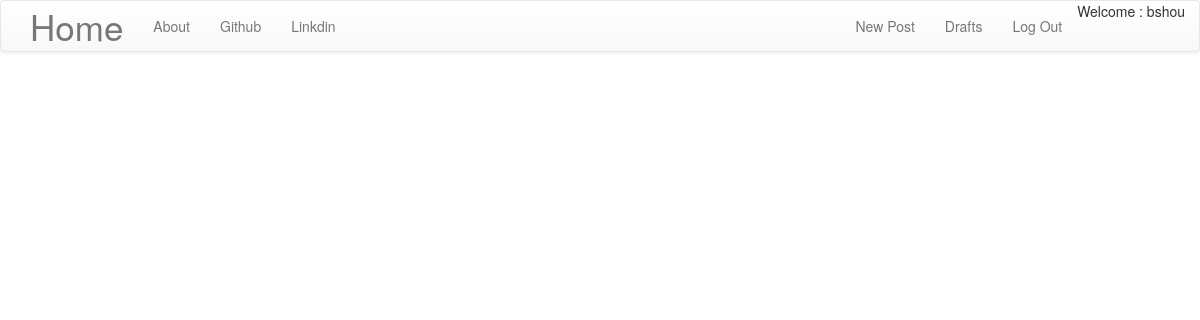
The app's page /blog/drafts/ (signed in), older data.
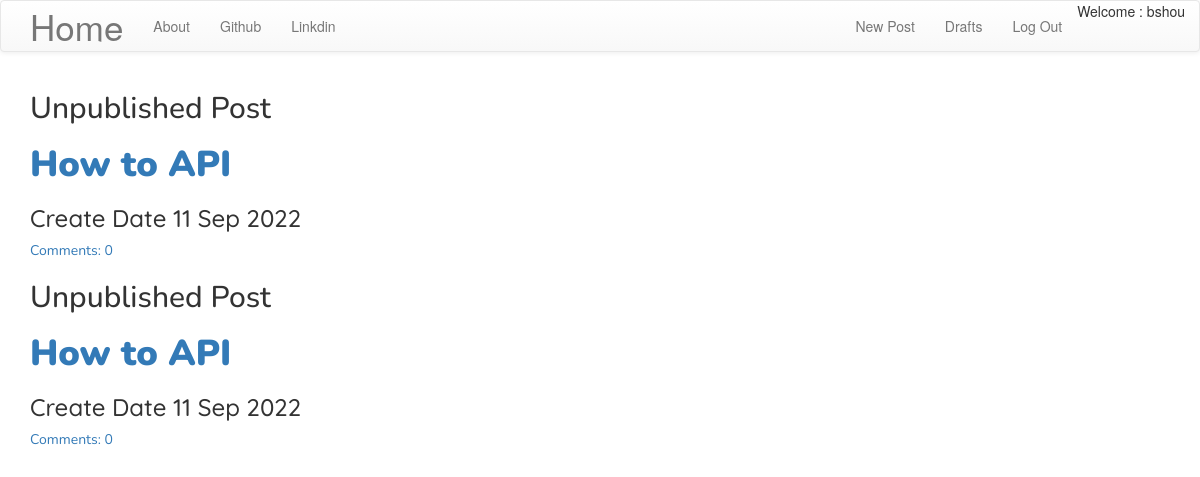
The same page, newer data.
### blog/models.py (models this page shows, shortened)
class Post(models.Model):
    author = models.ForeignKey('auth.User',on_delete=models.CASCADE)
    title = models.CharField(max_length=260)
    text = models.TextField()
    created_date = models.DateTimeField(default=timezone.localtime)
    published_date = models.DateTimeField(blank=True,null=True)
    slug = models.SlugField(max_length = 200,null = True,blank = True)
    def approved_comments(self):
        return self.comments.filter(approved_comment=True)

### blog/views.py (the view)
# urls.py: path('drafts/',DraftListView.as_view(),name='drafts_list'),
class DraftListView(LoginRequiredMixin,ListView):
    login_url='/login/'
    redirect_field_name = '/draf_list.html'
    model = Post
    def get_queryset(self):
        return Post.objects.filter(published_date__isnull=True).order_by('created_date')

### blog/templates/blog/post_list.html (shortened to what this page needs)
{% extends "base.html" %}
{% block content %}
<div class="centerstage">
  {% for post in post_list %}
  <div class="post loader">
    {% if not post.published_date %}
    <h2> Unpublished Post </h2>
    {% endif %}
    <h1 class=post-title-list><a href="{% url "post_detail" pk=post.pk %}"> {{ post.title }} </a></h1>
    {% if not post.published_date %}
    <h3> Create Date {{post.created_date|date:'d M Y'}} </h3>
    {% endif %}
      <a href="{% url "post_detail" pk=post.pk %}"> Comments: {{ post.approved_comments.count }} </a>
  </div>
  {% endfor %}
  </div>
{% endblock %}

### blog/templates/blog/base.html (shortened to what this page needs)
<!DOCTYPE html>
{% load static %}
<html lang="en" dir="ltr">
  <head>
<link rel="stylesheet" href="https://maxcdn.bootstrapcdn.com/bootstrap/3.3.7/css/bootstrap.min.css">
<link rel="stylesheet" href="https://maxcdn.bootstrapcdn.com/bootstrap/3.3.7/css/bootstrap-theme.min.css">
    <link rel="stylesheet" href="//cdn.jsdelivr.net/npm/medium-editor@latest/dist/css/medium-editor.min.css" type="text/css" media="screen" charset="utf-8">
    <link rel="stylesheet" href="{% static 'css/blog.css' %}">
    <link rel="stylesheet" href="{% static 'css/alert.css' %}">
  </head>
  <body>
    <nav class="navbar navbar-default navbar-custom" >
      <div class="container">
        <ul class="nav navbar-nav">
          <li> <a class = "navbar-brand bigbrand" href="{% url "posts_list"%}">Home</a></li>
          <li> <a class="navbar-link" href="{% url "about" %}" style ="pointer-events:none">About </a></li>
          <li> <a class="navbar-link disabled" href="https://github.com/ZenghXmistU">Github </a></li>
          <li> <a class="navbar-link" href="https://www.linkedin.com/in/atul-kumar-4026b7220/" > Linkdin </a></li>
        </ul>
      <ul class="nav navbar-nav navbar-right">
        {% if user.is_authenticated %}
        <li><a href="{% url 'new_post' %}">New Post </a></li>
        <li><a href="{% url 'drafts_list' %}">Drafts </a></li>
        <li><a href="{% url 'logout' %}">Log Out</a></li>
        <li> Welcome : {{ user.username }}</li>
        {% else %}
        <li><a class = "nav navbar-right" href="{% url 'login' %}"><span class="glyphicon glyphicon-user"></span>Log in</a></li>
        {% endif %}
      </ul>
     </div>
    </nav>
    <div class="content container">
      <div class="row">
        <div class="col-md-8">
          <div class="blog_posts">
            {% block content %}
            {% endblock %}
          </div>
        </div>
      </div>
    </div>
 </body>
</html>

Row changes from the older to the newer data that the page shows:
added Post: shows "Unpublished Post", title "How to API", created_date "11 Sep 2022", approved_comments.count "0"
added Post: shows "Unpublished Post", title "How to API", created_date "11 Sep 2022", approved_comments.count "0"
